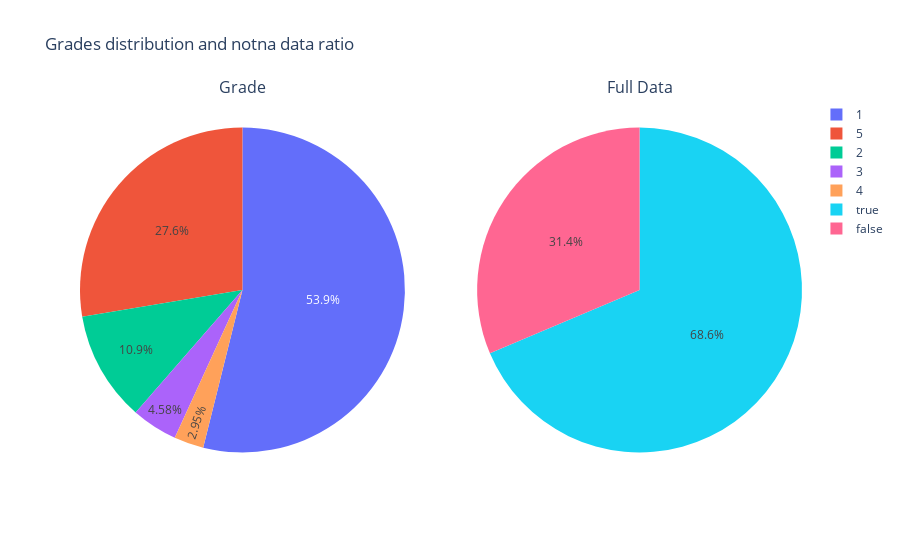

The code cell stored with this chart in its notebook:
### Markdown cell above
В датасете есть пропуски, но я понятия не имею, как их использовать. Проблема в том, что это пропуски в таргете, обычная стратегия замены - через импутер - тут сработает так себе. Я пробовал и со средним, и с медианой, так или иначе качество сильно падает, видимо, из-за дисбаланса классов. Я пробовал предсказывать таргеты по лусшей модели, обученной на данных без пропусков, снова безрезультатно. Поэтому мы от них просто избавимся. Грустно, наверное, что-то всё-таки сделать можно

### Code cell
from plotly.subplots import make_subplots

sub_df = df["grades"].value_counts()
fig = make_subplots(rows=1, cols=2,
                    specs=[[{'type':'domain'}, {'type':'domain'}]],
                    subplot_titles=["Grade", "Full Data"])
fig.add_trace(go.Pie(labels=sub_df.index, values=sub_df.values,
                     name="Grade"),
              row=1, col=1)
fig.add_trace(go.Pie(labels=df.grades.notna().unique(),
                             values=df.grades.notna().value_counts(),
                     name="Full data"),
              row=1, col=2)
fig.update_layout(title_text="Grades distribution and notna data ratio")
fig.show()

### Figure 1 — Plotly figure (JSON) as saved in the notebook; plotly's stock layout.template omitted (floating-point values rounded to 4 significant figures)
{"data": [{"labels": [1, 5, 2, 3, 4], "name": "Grade", "values": [27739, 14227, 5634, 2356, 1520], "type": "pie", "domain": {"x": [0, 0.45], "y": [0, 1]}}, {"labels": [true, false], "name": "Full data", "values": [51476, 23524], "type": "pie", "domain": {"x": [0.55, 1], "y": [0, 1]}}], "layout": {"annotations": [{"font": {"size": 16}, "showarrow": false, "text": "Grade", "x": 0.225, "xanchor": "center", "xref": "paper", "y": 1, "yanchor": "bottom", "yref": "paper"}, {"font": {"size": 16}, "showarrow": false, "text": "Full Data", "x": 0.775, "xanchor": "center", "xref": "paper", "y": 1, "yanchor": "bottom", "yref": "paper"}], "title": {"text": "Grades distribution and notna data ratio"}, "autosize": true}}
